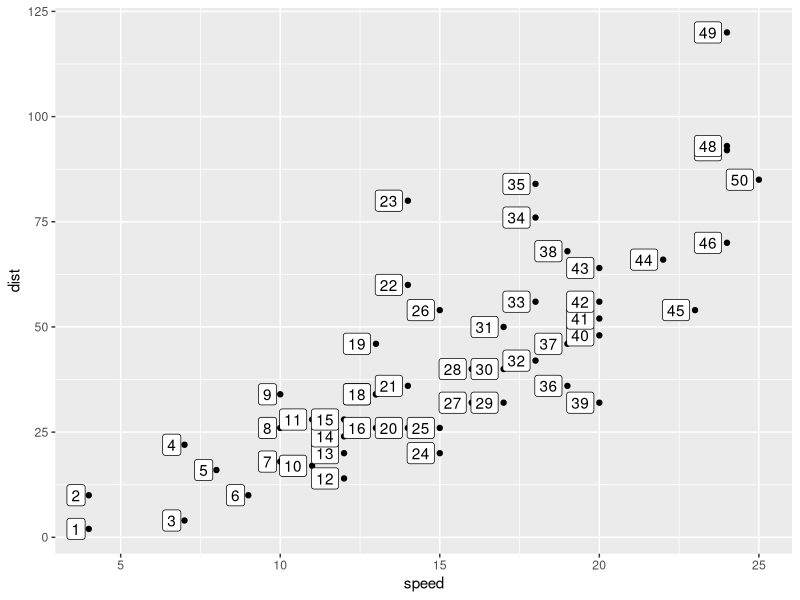
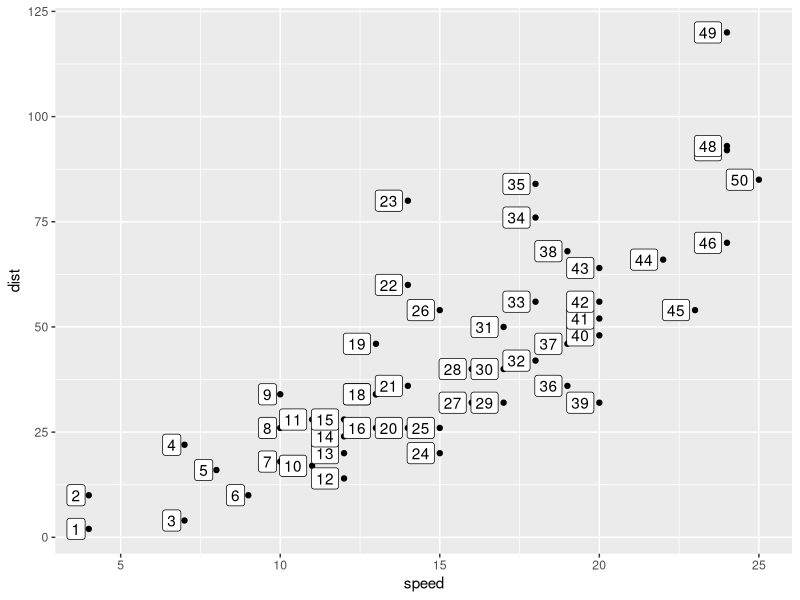
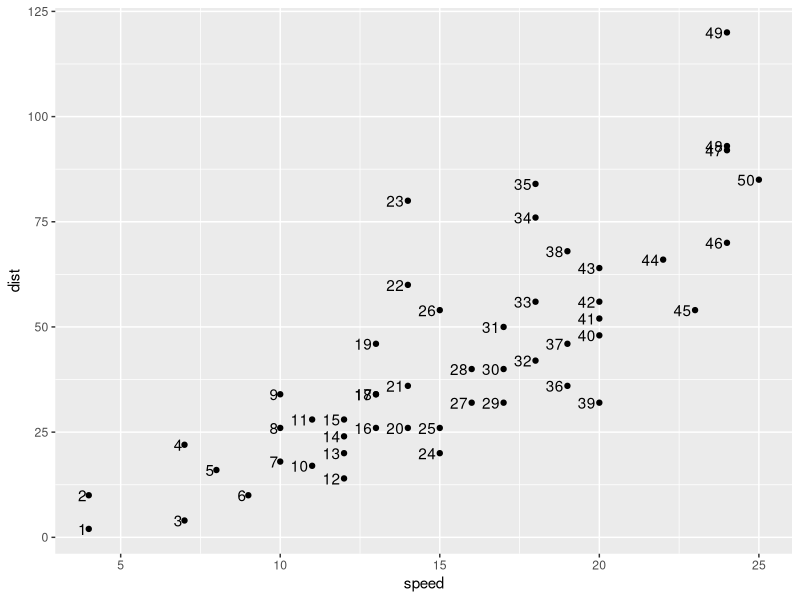
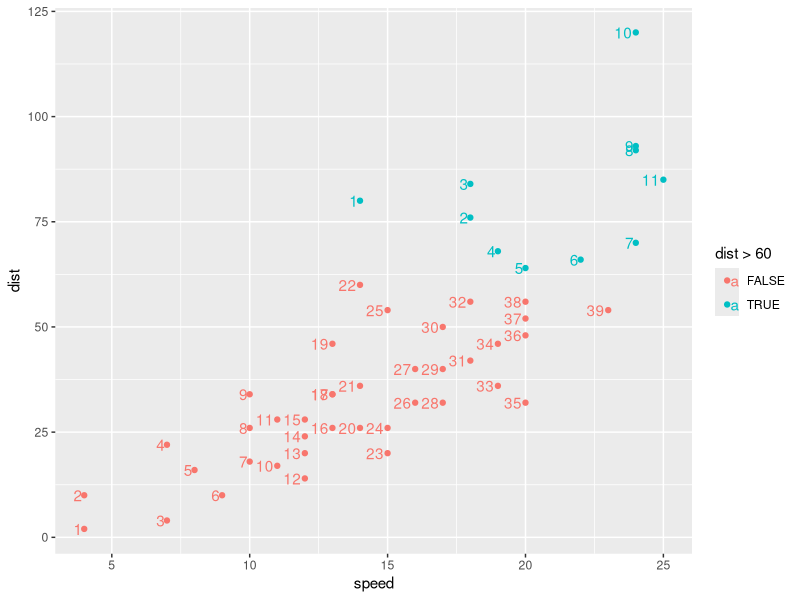
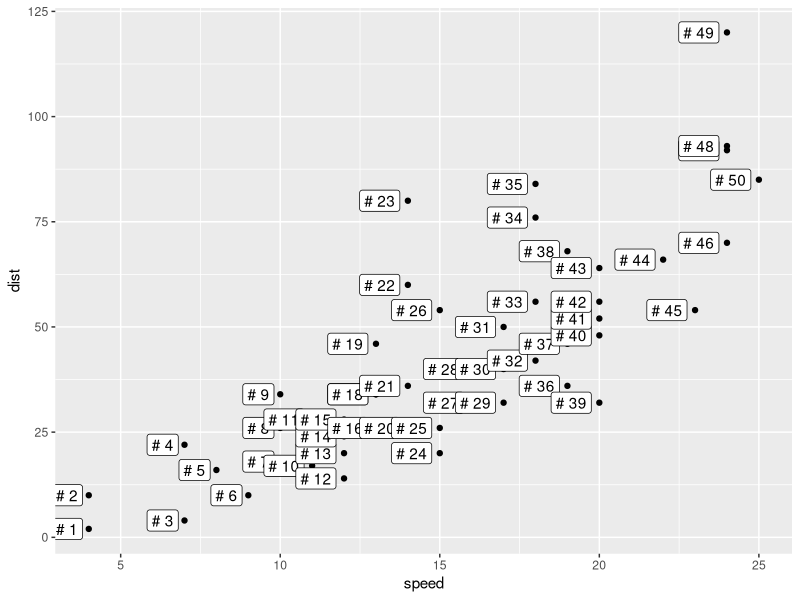
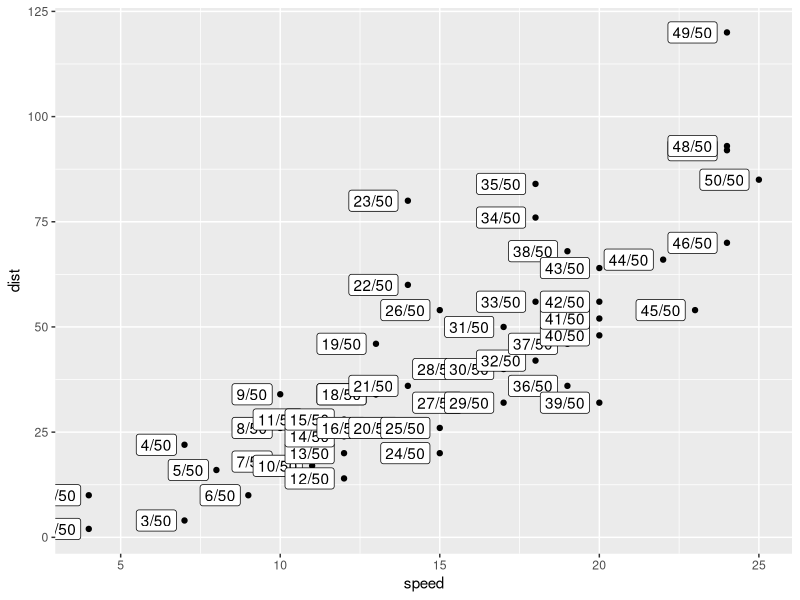
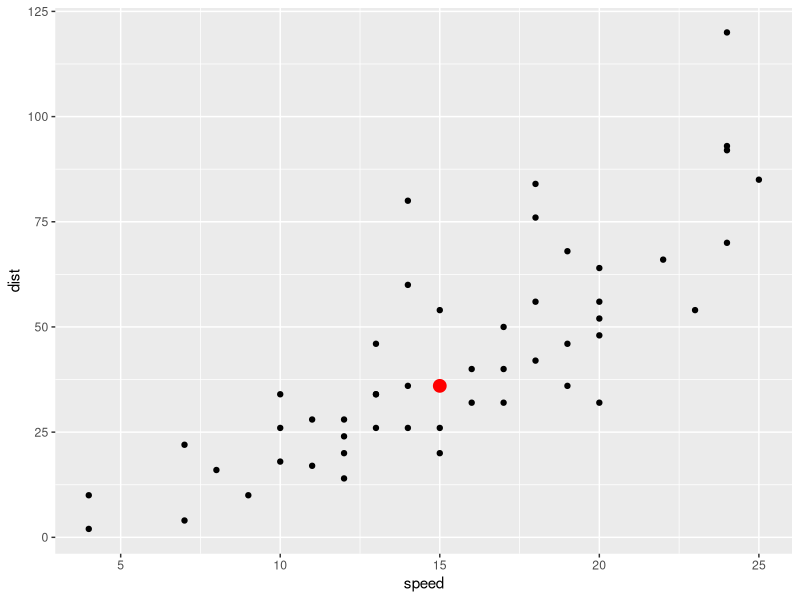
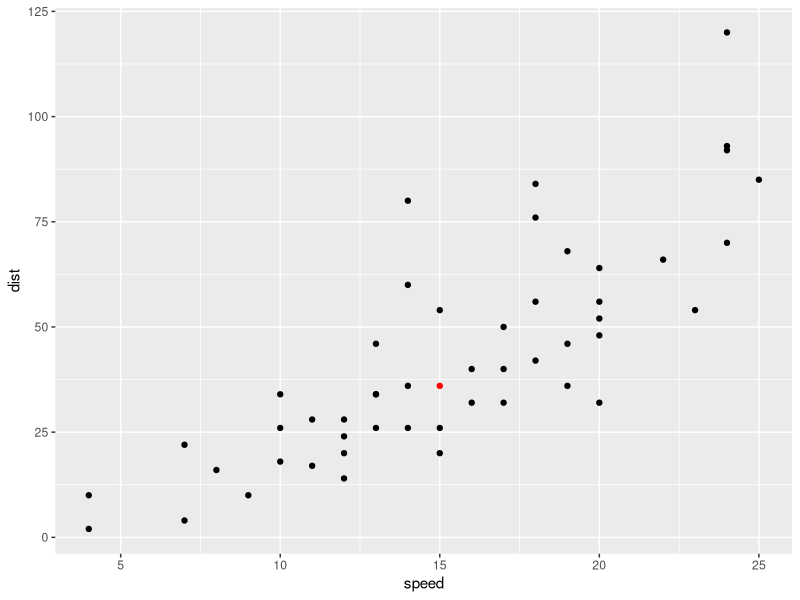

R code for these plots, in order:
## ---- chunk 1
knitr::opts_chunk$set(echo = TRUE, message = F, warning = F)
## ---- chunk 2
library(tidyverse)
cars %>% 
  mutate(id_number = row_number()) %>% 
  ggplot() + 
  aes(x = speed, y = dist) + 
  geom_point() + 
  geom_label(aes(label = id_number), 
             hjust = 1.2)
## ---- chunk 3
compute_group_row_number <- function(data, scales){
  
  data %>% 
    # add an additional column called label
    mutate(id_number = row_number())
  
}

# step 1b test the computation function 
cars %>% 
  # input must have required aesthetic inputs 
  rename(x = speed, y = dist) %>% 
  compute_group_row_number() %>% 
  head()
## ---- chunk 4
StatRownumber <- ggplot2::ggproto(`_class` = "StatRownumber",
                                  `_inherit` = ggplot2::Stat,
                                  required_aes = c("x", "y"),
                                  compute_group = compute_group_row_number,
                                  default_aes = aes(label = after_stat(id_number)))
## ---- chunk 5
stat_row_number <- function(mapping = NULL, data = NULL,
                                  geom = "label",
                           position = "identity", na.rm = FALSE,
                           show.legend = NA,
                           inherit.aes = TRUE, ...) {
  ggplot2::layer(
    stat = StatRownumber, # proto object from step 2
    geom = geom, # inherit other behavior; defaults to GeomLabel
    data = data, 
    mapping = mapping,
    position = position, 
    show.legend = show.legend, 
    inherit.aes = inherit.aes,
    params = list(na.rm = na.rm, ...)
  )
}
## ---- chunk 6
base <- cars %>% 
  ggplot() + 
  aes(x = speed, y = dist) + 
  geom_point()
  
base +
  stat_row_number(hjust = 1.2) # function in action
## ---- chunk 7
base + 
  stat_row_number(hjust = 1.2, geom = "text") # or `geom = GeomText`
## ---- chunk 8
last_plot() + 
  aes(color = dist > 60) # Computation is within group
## ---- chunk 9
base + 
  stat_row_number(
    aes(label = paste("#", after_stat(id_number))),
    hjust = 1.2
  )
## ---- chunk 10
base + 
  stat_row_number(
    aes(label = after_stat(paste0(id_number, "/", max(id_number)))),
    hjust = 1.2
  )
## ---- chunk 11
paste0("(", 1, ", ",3., ")")
## ---- chunk 12
cars %>% 
  summarize(dist_median = median(dist),
            speed_median = median(speed)) ->
cars_medians

cars %>% 
  ggplot() + 
  aes(x = speed) + 
  aes(y = dist) + 
  geom_point() + 
  geom_point(data = cars_medians,
    color = "red", size = 4,
             aes(x = speed_median,
                 y = dist_median))
## ---- chunk 13
compute_group_xy_medians<- function(data, scales){
  data%>% 
    summarize(x = median(x),
            y = median(y)) ->
xy_medians
  xy_medians
}
cars%>%
  rename(x= speed, y=dist)%>%
  compute_group_xy_medians()
## ---- chunk 14
StatXYMedians<-ggplot2::ggproto(`_class` = "StatXYMedians",
                                  `_inherit` = ggplot2::Stat,
                                  required_aes = c("x", "y"),
                                  compute_group = compute_group_xy_medians)
## ---- chunk 15
geom_point_xy_medians <- function(mapping = NULL, data = NULL,
                           position = "identity", na.rm = FALSE,
                           show.legend = NA,
                           inherit.aes = TRUE, ...) {
  ggplot2::layer(
    stat = StatXYMedians, # proto object from step 2
    geom = ggplot2::GeomPoint, # inherit other behavior
    data = data, 
    mapping = mapping,
    position = position, 
    show.legend = show.legend, 
    inherit.aes = inherit.aes,
    params = list(na.rm = na.rm, ...)
  )
}
## ---- chunk 16
cars%>%
  ggplot()+
  aes(x=speed, y=dist)+
  geom_point()+
  geom_point_xy_medians(color= "red")
## ---- chunk 17
cars%>%
  ggplot()+
  aes(x=speed, y=dist, color= dist>40)+
  geom_point()+
  geom_point_xy_medians(size = 4)
## ---- chunk 18
model <- lm(formula = dist ~ speed, data = cars) 

cars %>% 
  mutate(fitted = model$fitted.values) ->
cars_w_fitted

cars %>% 
  ggplot() + 
  aes(x = speed, y = dist) +
  geom_point() + 
  geom_smooth(method = "lm", se = F) + 
  geom_point(data = cars_w_fitted,
             aes(y = fitted),
             color = "blue")
## ---- chunk 19
compute_group_lm_fitted<- function(data, scales){
  model<-lm(formula= y~x, data=data)
  data%>% 
    mutate(y=model$fitted.values)-> data_w_fitted
  data_w_fitted
}
cars%>%
  rename(x= speed, y=dist)%>%
  compute_group_lm_fitted()
## ---- chunk 20
StatLmFitted<-ggplot2::ggproto(`_class` = "StatLmFitted",
                                  `_inherit` = ggplot2::Stat,
                                  required_aes = c("x", "y"),
                                  compute_group = compute_group_lm_fitted)
## ---- chunk 21
geom_point_lm_fitted <- function(mapping = NULL, data = NULL,
                           position = "identity", na.rm = FALSE,
                           show.legend = NA,
                           inherit.aes = TRUE, ...) {
  ggplot2::layer(
    stat = StatLmFitted, # proto object from step 2
    geom = ggplot2::GeomPoint, # inherit other behavior
    data = data, 
    mapping = mapping,
    position = position, 
    show.legend = show.legend, 
    inherit.aes = inherit.aes,
    params = list(na.rm = na.rm, ...)
  )
}
## ---- chunk 22
cars %>% 
  ggplot() + 
  aes(x = speed, y = dist) +
  geom_point() + 
  geom_smooth(method="lm", se= F)+
  geom_point_lm_fitted(color="blue")
